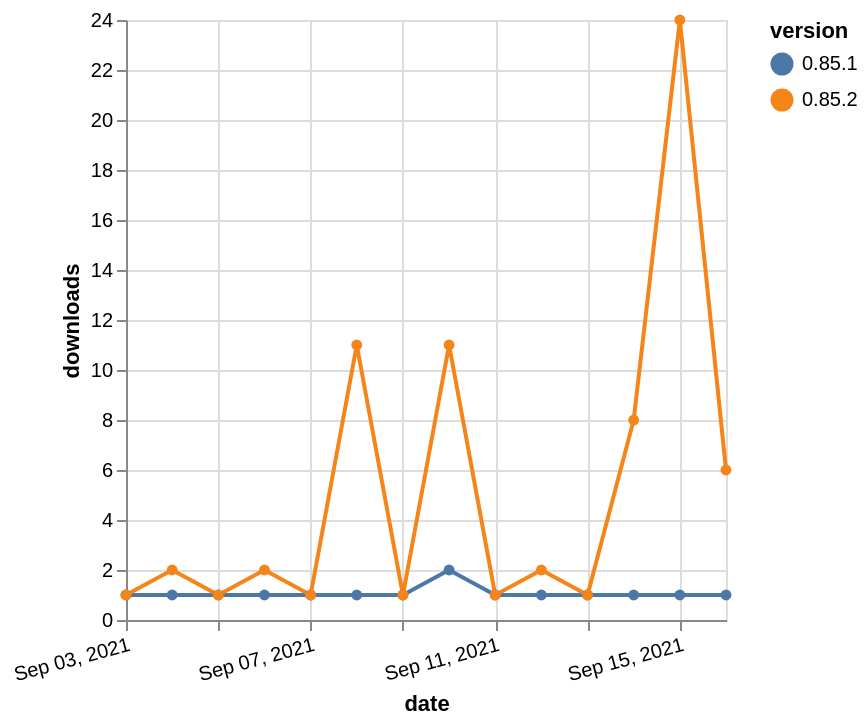

Vega-Lite specification for this chart:
### Vega-Lite specification from a JSON file in a GitHub repository (floating-point values rounded to 4 significant figures)
{"$schema": "https://vega.github.io/schema/vega-lite/v5.json", "description": "A simple bar chart with embedded data.", "data": {"values": [{"date": "2021-09-03", "total": 822, "delta": 1, "version": "0.85.1"}, {"date": "2021-09-04", "total": 823, "delta": 1, "version": "0.85.1"}, {"date": "2021-09-05", "total": 824, "delta": 1, "version": "0.85.1"}, {"date": "2021-09-06", "total": 825, "delta": 1, "version": "0.85.1"}, {"date": "2021-09-07", "total": 826, "delta": 1, "version": "0.85.1"}, {"date": "2021-09-08", "total": 827, "delta": 1, "version": "0.85.1"}, {"date": "2021-09-09", "total": 828, "delta": 1, "version": "0.85.1"}, {"date": "2021-09-10", "total": 830, "delta": 2, "version": "0.85.1"}, {"date": "2021-09-11", "total": 831, "delta": 1, "version": "0.85.1"}, {"date": "2021-09-12", "total": 832, "delta": 1, "version": "0.85.1"}, {"date": "2021-09-13", "total": 833, "delta": 1, "version": "0.85.1"}, {"date": "2021-09-14", "total": 834, "delta": 1, "version": "0.85.1"}, {"date": "2021-09-15", "total": 835, "delta": 1, "version": "0.85.1"}, {"date": "2021-09-16", "total": 836, "delta": 1, "version": "0.85.1"}, {"date": "2021-09-03", "total": 2544, "delta": 1, "version": "0.85.2"}, {"date": "2021-09-04", "total": 2546, "delta": 2, "version": "0.85.2"}, {"date": "2021-09-05", "total": 2547, "delta": 1, "version": "0.85.2"}, {"date": "2021-09-06", "total": 2549, "delta": 2, "version": "0.85.2"}, {"date": "2021-09-07", "total": 2550, "delta": 1, "version": "0.85.2"}, {"date": "2021-09-08", "total": 2561, "delta": 11, "version": "0.85.2"}, {"date": "2021-09-09", "total": 2562, "delta": 1, "version": "0.85.2"}, {"date": "2021-09-10", "total": 2573, "delta": 11, "version": "0.85.2"}, {"date": "2021-09-11", "total": 2574, "delta": 1, "version": "0.85.2"}, {"date": "2021-09-12", "total": 2576, "delta": 2, "version": "0.85.2"}, {"date": "2021-09-13", "total": 2577, "delta": 1, "version": "0.85.2"}, {"date": "2021-09-14", "total": 2585, "delta": 8, "version": "0.85.2"}, {"date": "2021-09-15", "total": 2609, "delta": 24, "version": "0.85.2"}, {"date": "2021-09-16", "total": 2615, "delta": 6, "version": "0.85.2"}]}, "width": "container", "mark": {"type": "line", "point": {"filled": true}}, "encoding": {"x": {"field": "date", "type": "temporal", "timeUnit": "yearmonthdate", "title": "date", "axis": {"labelAngle": -15}}, "y": {"field": "delta", "type": "quantitative", "title": "downloads"}, "color": {"field": "version", "type": "nominal"}, "tooltip": {"field": "delta"}}}
